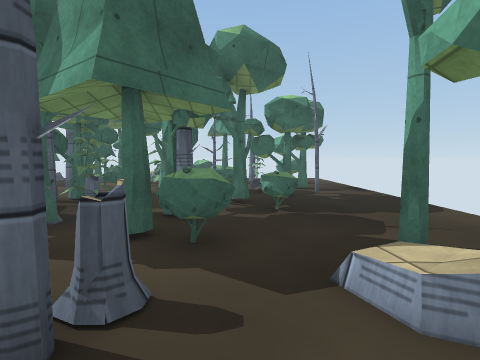
view 1 (above)

24 first-person views from a walk through a Unity game level. The camera is 1.3 m above the floor, tilts 4° down and sees 80° across. The floor is counted in squares, 1 m on a side. Each view is taken from the middle of a square. On the plan, view 1 faces up. The plan holds only what a view shows up to about 13 squares ahead; the rest is blank. The place goes on beyond the plan. Some surface patterns are stand-ins.

view 2
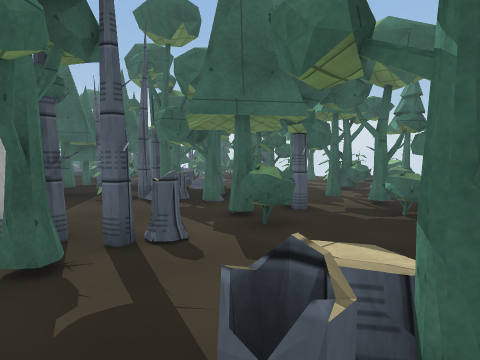

view 3
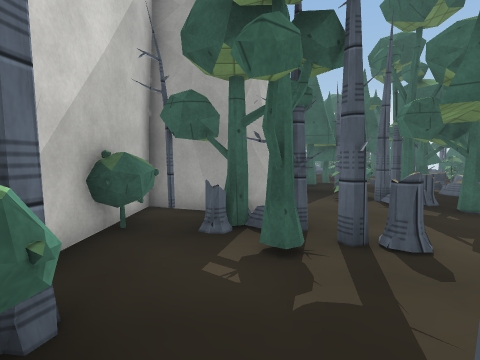

view 4
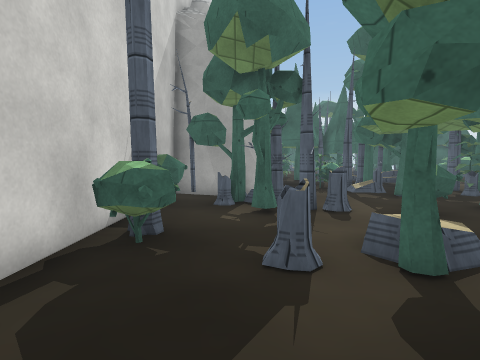

view 5
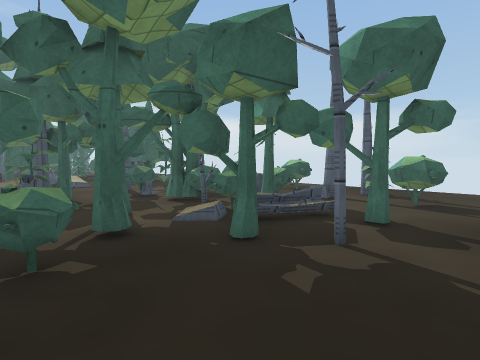

view 6
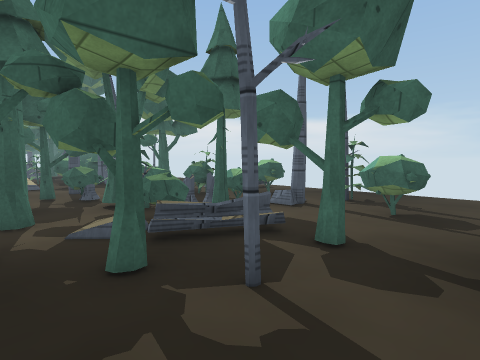

view 7
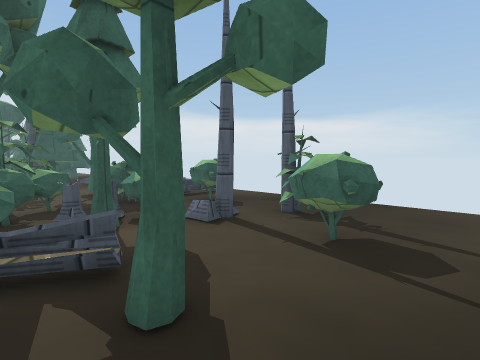

view 8
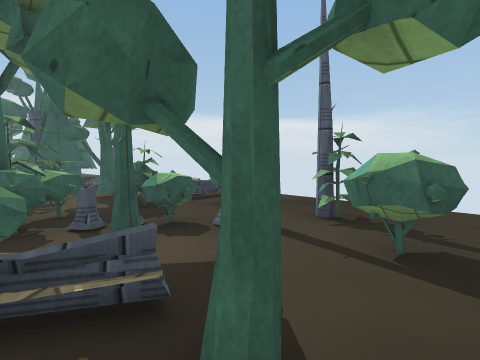

view 9
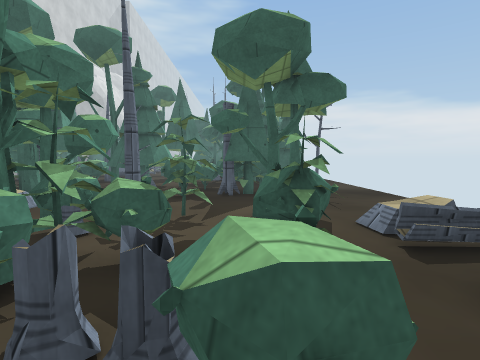

view 10
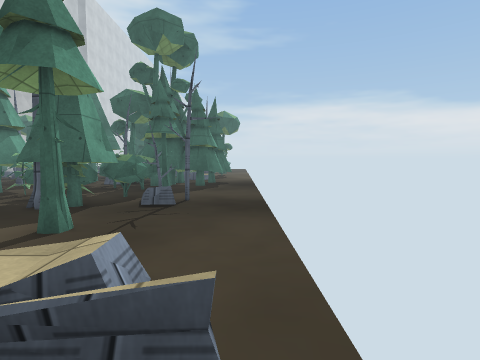

view 11
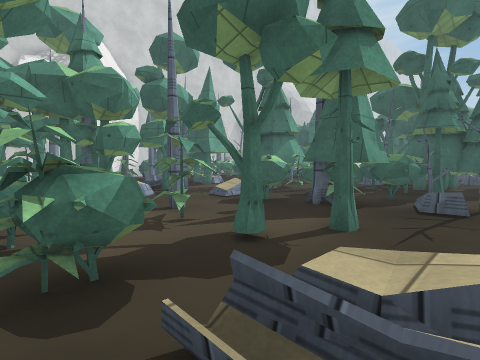

view 12
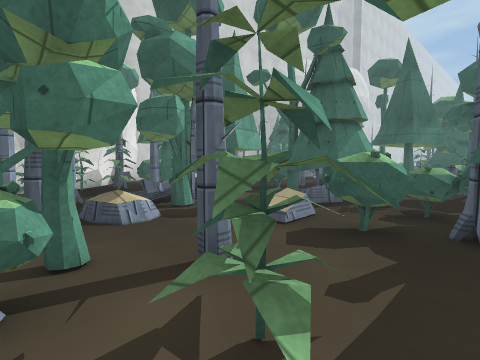

view 13
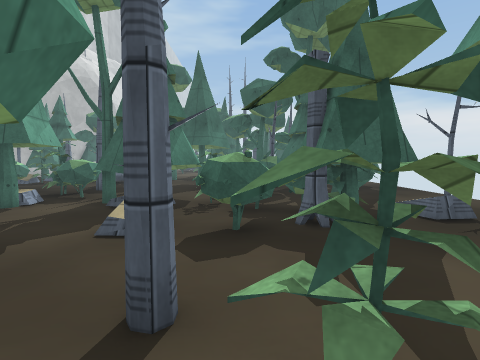

view 14
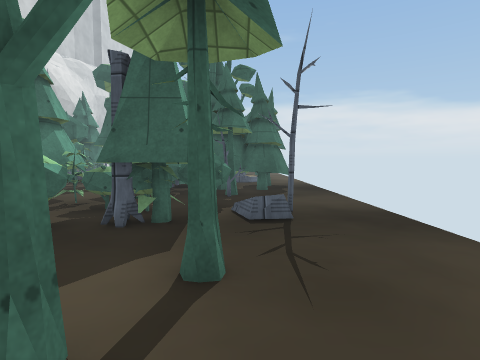

view 15
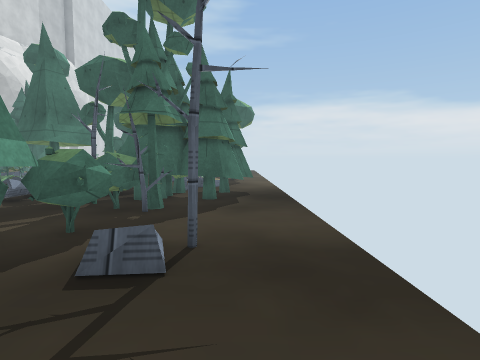

view 16
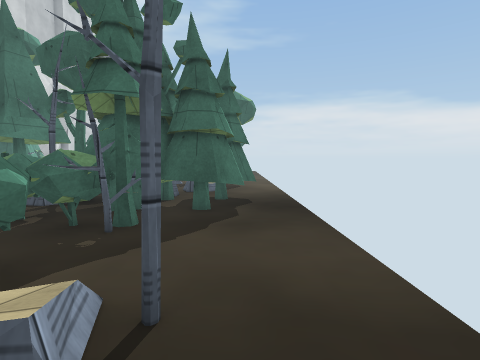

view 17
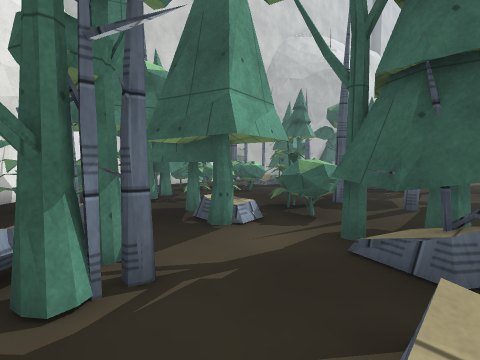

view 18
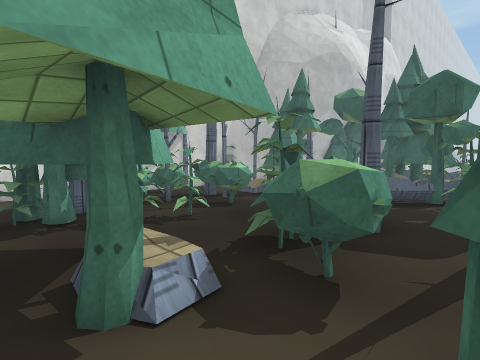

view 19
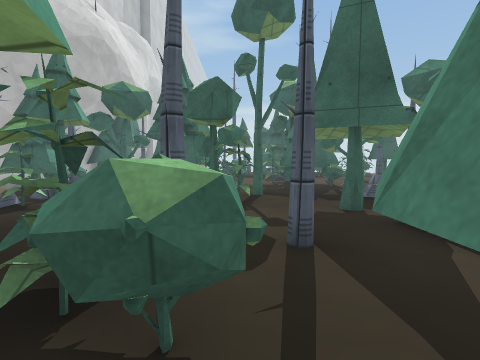

view 20
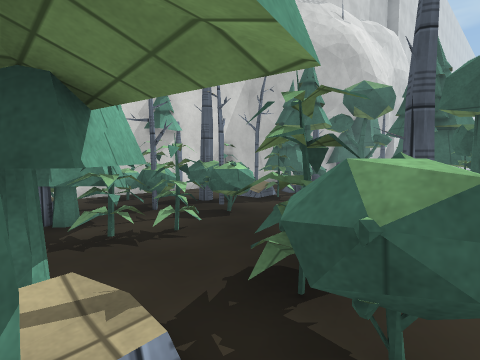

view 21
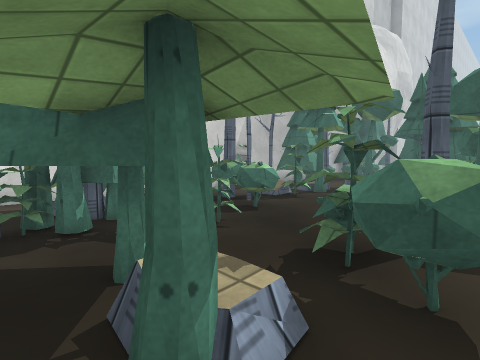

view 22
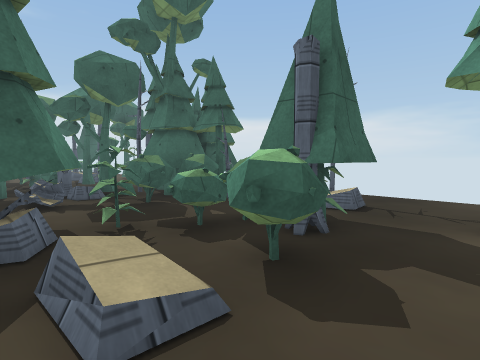

view 23
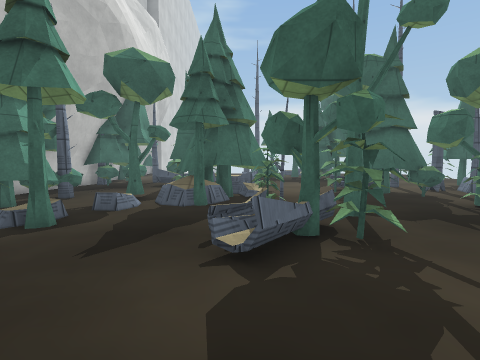

view 24
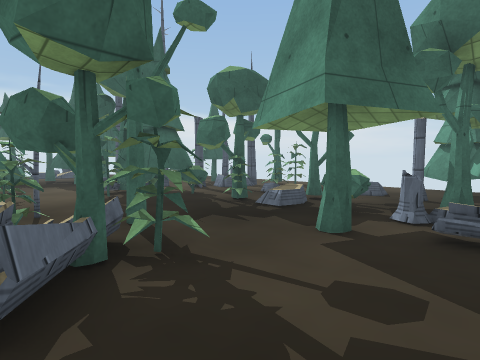

### Floor plan
Key: @ floor where view 1 was taken; # wall or solid block; x gap in a wall; . main floor; : floor 0.25 m higher than the main floor; / step, stairs or slope; = window, fence, low wall or low ledge; ^ raised ledge; T thing the floor can be seen under or through; O other object.
Columns run from 30 left of view 1 to 6 right of it. Each row starts with its distance up from view 1.
 20        .................../........
 19        ... ###...........=/........
 18         ..####..........://^^..#....
 17         O.######.#=...#.....x... ^..
 16  #  #   ..######x####...#.## x#.^^..
 15  x. .  #...#####.####.....##=^......
 14  x.... ....####..^^....^O.===# .....
 13   ##.#.O=^==.....^x#^..##.####==##..
 12   ##.#...=...=.###.....##=##^^^:....
 11  ###.....#.....###.OO...#=##  ####..
 10 ###............###..... ####  ##....
  9 ......#..=.....###....###    ##.....
  8 ........##.....^....##=      #.^....
  7 .#.##=###=....TTTT#.#        #.=....
  6 =####=###=....=TTT###        #......
  5  ##  #..........T            ##.....
  4     ##........O.T            ##..#.
  3     #:......=.###            #..#.
  2     #:.####.#=##             #..###
  1     =### # ####             ##..=##
  0                          #####@.... .
 -1                          ###...#^..
 -2                          #.^^..x^..
 -3                          #########

Positions as (right, up) in squares from view 1, and headings:
1: (0, 0), facing up
2: (3, 0), facing up-left
3: (3, 0), facing left
4: (6, 0), facing left
5: (5, 7), facing up-left
6: (5, 9), facing up-left
7: (5, 12), facing up-left
8: (4, 12), facing up-left
9: (0, 15), facing left
10: (-3, 20), facing left
11: (-3, 19), facing down-left
12: (-5, 15), facing down-left
13: (-5, 13), facing left
14: (-5, 17), facing left
15: (-8, 19), facing left
16: (-10, 19), facing left
17: (-9, 11), facing down-left
18: (-12, 9), facing down-left
19: (-13, 8), facing left
20: (-13, 8), facing down-left
21: (-12, 8), facing down-left
22: (-8, 10), facing up-left
23: (-17, 6), facing left
24: (-18, 6), facing up-left
